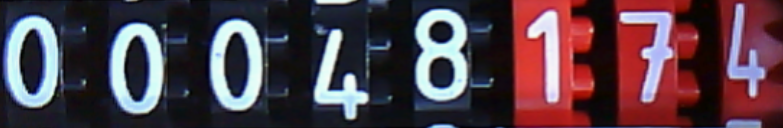
#> input picture input/sample.bmp, 783 x 128 px; its folder holds only this picture in this run
$ python to_digits.py
#> lines starting #> are read from the running program, lines starting #| are printed output that depends on the picture
### create_overview_doc.py
from glob import glob
from pathlib import Path
import shutil
import os
from collections import defaultdict
import markdown

# Move images from output to samples folder
# for file in glob('output/**/*.bmp', recursive=True):
#     # file = Path(file)
#     shutil.copy(file, 'samples')

def create_doc(glob_pattern='output/**/*.png'):
    # print a markdown table with all images.
    generated_files = defaultdict(list)
    # output = []
    for file in glob(glob_pattern, recursive=True):
        short_name = Path(file).stem
        short_name = short_name.replace('sample_','').replace('ppt','%')
        size = os.path.getsize(file)

        with open(file, 'rb') as f:
            content = f.read()
            _hash = hash(content)

        generated_files[_hash].append((size, short_name, file))

    # There may be multiple ways to get the same file.
    # Here we add them to the same row.
    output = []
    for _, items in generated_files.items():
        names = [name for _, name, _ in items]
        size, _, file = items[0]
        # <br/> is how we add newlines within a cell in markdown
        output.append((size, '<br/>'.join(names), file))

    # Sort on size
    output = sorted(output)

    # Add a running number to the first column.
    output = [((i,) + cols) for i, cols in enumerate(output)]

    with open('output_overview.md', 'w') as f:
        content = ''
        content += 'i | Size | Conversions and order | Image\n'
        content += '--|------|-----------------------|------\n'
        for i, size, short_name, file in output:
            row = f"{i} | {size:,} bytes | {short_name} | ![{i}]({file})"
            content += row + '\n'
            # [4 lines of commented-out code are left out]
        f.write(content)

    html = markdown.markdown(content, extensions=['markdown.extensions.tables'])
    with open('overview.html', 'w') as f:
        f.write(html)


# [2 lines that do not run on import are left out]

### to_digits.py
from PIL import Image
from typing import List

def to_digits(im: Image.Image) -> List[Image.Image]:
    """Hardcoded for our 8-digit analogue meters for now."""
    width = im.width // 8
    images = []
    for i in range(8):
        box = (width * i, 0, width * (i+1), im.height)
        images.append(im.crop(box))
    return images

if __name__ == "__main__":
    from pathlib import Path
    import os
    import create_overview_doc

    PATH_INPUT = Path('input')
    PATH_OUTPUT = Path('output')

    # Clean up the output.
    for f in PATH_OUTPUT.glob('*.png'):
        try:
            os.remove(f)
        except OSError as e:
            print("Error: %s : %s" % (f, e.strerror))

    im = Image.open(PATH_INPUT / 'sample.bmp')
#> im is the input picture: PIL image 783x128 RGB; mean R, G, B 82.4, 62.8, 72.6
    im.save(PATH_OUTPUT / f'original.png')
    images = to_digits(im)
#> after the loop in to_digits, `for i in range(8):`: images = 8 items
#> images = 8 items

    for i, im in enumerate(images):
        im.save(PATH_OUTPUT / f'digit_{i}.png')
#> this loop made 8 passes
#> pass 1, `im.save(PATH_OUTPUT / f'digit_{i}.png')`:
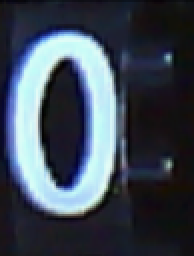
#> saved as digit_0.png: PIL image 97x128 RGB (shown 2 times larger); mean R, G, B 62.5, 72.1, 84.9
#> pass 2, `im.save(PATH_OUTPUT / f'digit_{i}.png')`:
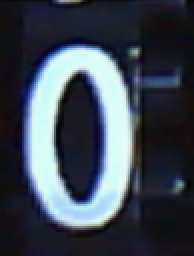
#> saved as digit_1.png: PIL image 97x128 RGB (shown 2 times larger); mean R, G, B 62.3, 70.9, 82.2

    create_overview_doc.create_doc()
#> (the call stopped at in create_doc, `html = markdown.markdown(content, extensions=['markdown.extensions.tab..`: markdown is not available in this run)
